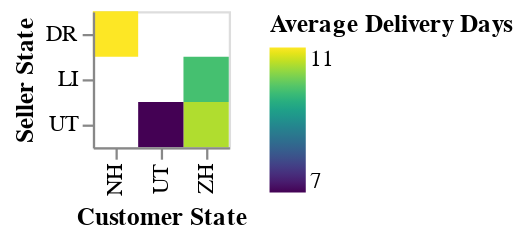

Notebook cell for this chart:
### Code cell
thread.plot('heatmap of avg_delivery_days by seller-customer state pair')

### Figure 1 — Vega-Lite specification as saved in the notebook (floating-point values rounded to 4 significant figures)
{"config": {"view": {"continuousWidth": 300, "continuousHeight": 300}}, "data": {"name": "data-e09c86df0d83f5be40e627605b4177e0"}, "mark": "rect", "encoding": {"color": {"field": "avg_delivery_days", "scale": {"scheme": "viridis"}, "title": "Average Delivery Days", "type": "quantitative"}, "tooltip": [{"field": "seller_state", "title": "Seller State", "type": "nominal"}, {"field": "customer_state", "title": "Customer State", "type": "nominal"}, {"field": "avg_delivery_days", "format": ".2f", "title": "Avg Delivery Days", "type": "quantitative"}, {"field": "median_delivery_days", "format": ".2f", "title": "Median Delivery Days", "type": "quantitative"}, {"field": "orders_count", "title": "Orders Count", "type": "quantitative"}], "x": {"field": "customer_state", "sort": "ascending", "title": "Customer State", "type": "nominal"}, "y": {"field": "seller_state", "sort": "ascending", "title": "Seller State", "type": "nominal"}}, "$schema": "https://vega.github.io/schema/vega-lite/v5.json", "datasets": {"data-e09c86df0d83f5be40e627605b4177e0": [{"seller_state": "UT", "customer_state": "ZH", "orders_count": 25, "avg_delivery_days": 10.12, "median_delivery_days": 10.0}, {"seller_state": "DR", "customer_state": "NH", "orders_count": 24, "avg_delivery_days": 10.54, "median_delivery_days": 10.0}, {"seller_state": "LI", "customer_state": "ZH", "orders_count": 23, "avg_delivery_days": 9.478, "median_delivery_days": 10.0}, {"seller_state": "UT", "customer_state": "UT", "orders_count": 20, "avg_delivery_days": 6.95, "median_delivery_days": 7.5}]}}
